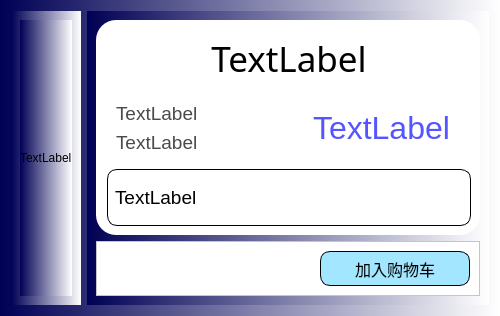
<?xml version="1.0" encoding="UTF-8"?>
<ui version="4.0">
 <class>ProductPage</class>
 <widget class="QWidget" name="ProductPage">
  <property name="geometry">
   <rect>
    <x>0</x>
    <y>0</y>
    <width>500</width>
    <height>316</height>
   </rect>
  </property>
  <property name="sizePolicy">
   <sizepolicy hsizetype="Preferred" vsizetype="Preferred">
    <horstretch>0</horstretch>
    <verstretch>1</verstretch>
   </sizepolicy>
  </property>
  <property name="maximumSize">
   <size>
    <width>500</width>
    <height>1000</height>
   </size>
  </property>
  <property name="windowTitle">
   <string>Form</string>
  </property>
  <property name="styleSheet">
   <string notr="true">background-color: rgb(0, 85, 255);
background-color: qlineargradient(spread:pad, x1:0, y1:0, x2:1, y2:0, stop:0 rgba(0, 0,85, 255), stop:1 rgba(255, 255, 255, 255));</string>
  </property>
  <layout class="QHBoxLayout" name="horizontalLayout_3">
   <item>
    <widget class="QWidget" name="widget_2" native="true">
     <property name="sizePolicy">
      <sizepolicy hsizetype="Preferred" vsizetype="Preferred">
       <horstretch>0</horstretch>
       <verstretch>0</verstretch>
      </sizepolicy>
     </property>
     <layout class="QHBoxLayout" name="horizontalLayout">
      <item>
       <widget class="QLabel" name="lab_pic">
        <property name="sizePolicy">
         <sizepolicy hsizetype="Preferred" vsizetype="Preferred">
          <horstretch>0</horstretch>
          <verstretch>0</verstretch>
         </sizepolicy>
        </property>
        <property name="maximumSize">
         <size>
          <width>300</width>
          <height>300</height>
         </size>
        </property>
        <property name="text">
         <string>TextLabel</string>
        </property>
       </widget>
      </item>
     </layout>
    </widget>
   </item>
   <item>
    <widget class="QWidget" name="widget_4" native="true">
     <layout class="QVBoxLayout" name="verticalLayout_2">
      <item>
       <widget class="QWidget" name="widget_3" native="true">
        <property name="sizePolicy">
         <sizepolicy hsizetype="Preferred" vsizetype="Preferred">
          <horstretch>0</horstretch>
          <verstretch>10</verstretch>
         </sizepolicy>
        </property>
        <property name="styleSheet">
         <string notr="true">background-color:white;
border-radius: 20px;</string>
        </property>
        <layout class="QGridLayout" name="gridLayout">
         <property name="leftMargin">
          <number>11</number>
         </property>
         <item row="1" column="0">
          <widget class="QWidget" name="widget" native="true">
           <layout class="QVBoxLayout" name="verticalLayout">
            <item>
             <widget class="QLabel" name="lab_amount">
              <property name="font">
               <font>
                <pointsize>14</pointsize>
               </font>
              </property>
              <property name="styleSheet">
               <string notr="true">color:rgb(74, 74, 74);</string>
              </property>
              <property name="text">
               <string>TextLabel</string>
              </property>
             </widget>
            </item>
            <item>
             <widget class="QLabel" name="lab_sales">
              <property name="font">
               <font>
                <pointsize>14</pointsize>
               </font>
              </property>
              <property name="styleSheet">
               <string notr="true">color:rgb(74, 74, 74);</string>
              </property>
              <property name="text">
               <string>TextLabel</string>
              </property>
             </widget>
            </item>
           </layout>
          </widget>
         </item>
         <item row="0" column="0" colspan="2">
          <widget class="QLabel" name="lab_name">
           <property name="font">
            <font>
             <family>华光文韵宋_CNKI</family>
             <pointsize>26</pointsize>
             <weight>50</weight>
             <italic>false</italic>
             <bold>false</bold>
            </font>
           </property>
           <property name="styleSheet">
            <string notr="true">font: 26pt &quot;华光文韵宋_CNKI&quot;;</string>
           </property>
           <property name="text">
            <string>TextLabel</string>
           </property>
           <property name="alignment">
            <set>Qt::AlignCenter</set>
           </property>
           <property name="margin">
            <number>5</number>
           </property>
          </widget>
         </item>
         <item row="4" column="0" colspan="2">
          <widget class="QLabel" name="lab_about">
           <property name="enabled">
            <bool>true</bool>
           </property>
           <property name="font">
            <font>
             <pointsize>14</pointsize>
            </font>
           </property>
           <property name="styleSheet">
            <string notr="true">border:1px solid;
border-radius: 10px;
padding: 2px;</string>
           </property>
           <property name="text">
            <string>TextLabel</string>
           </property>
           <property name="wordWrap">
            <bool>true</bool>
           </property>
          </widget>
         </item>
         <item row="1" column="1">
          <widget class="QLabel" name="lab_price">
           <property name="font">
            <font>
             <pointsize>24</pointsize>
            </font>
           </property>
           <property name="styleSheet">
            <string notr="true">color: rgb(85, 85, 255);
</string>
           </property>
           <property name="text">
            <string>TextLabel</string>
           </property>
           <property name="alignment">
            <set>Qt::AlignCenter</set>
           </property>
          </widget>
         </item>
        </layout>
       </widget>
      </item>
      <item>
       <widget class="QFrame" name="frame">
        <property name="styleSheet">
         <string notr="true">background-color:white;</string>
        </property>
        <property name="frameShape">
         <enum>QFrame::StyledPanel</enum>
        </property>
        <property name="frameShadow">
         <enum>QFrame::Raised</enum>
        </property>
        <layout class="QHBoxLayout" name="horizontalLayout_2">
         <item>
          <spacer name="horizontalSpacer">
           <property name="orientation">
            <enum>Qt::Horizontal</enum>
           </property>
           <property name="sizeHint" stdset="0">
            <size>
             <width>40</width>
             <height>20</height>
            </size>
           </property>
          </spacer>
         </item>
         <item>
          <widget class="QPushButton" name="btn_cart">
           <property name="sizePolicy">
            <sizepolicy hsizetype="Preferred" vsizetype="Fixed">
             <horstretch>2</horstretch>
             <verstretch>0</verstretch>
            </sizepolicy>
           </property>
           <property name="minimumSize">
            <size>
             <width>0</width>
             <height>35</height>
            </size>
           </property>
           <property name="maximumSize">
            <size>
             <width>150</width>
             <height>80</height>
            </size>
           </property>
           <property name="font">
            <font>
             <family>Adobe 黑体 Std R</family>
             <pointsize>12</pointsize>
             <weight>50</weight>
             <bold>false</bold>
            </font>
           </property>
           <property name="cursor">
            <cursorShape>PointingHandCursor</cursorShape>
           </property>
           <property name="styleSheet">
            <string notr="true">border-radius: 10px;
border: 1px solid;
color:black;
background-color: rgb(162, 231, 255);</string>
           </property>
           <property name="text">
            <string>加入购物车</string>
           </property>
           <property name="flat">
            <bool>false</bool>
           </property>
          </widget>
         </item>
        </layout>
       </widget>
      </item>
     </layout>
    </widget>
   </item>
  </layout>
 </widget>
 <resources/>
 <connections/>
</ui>
